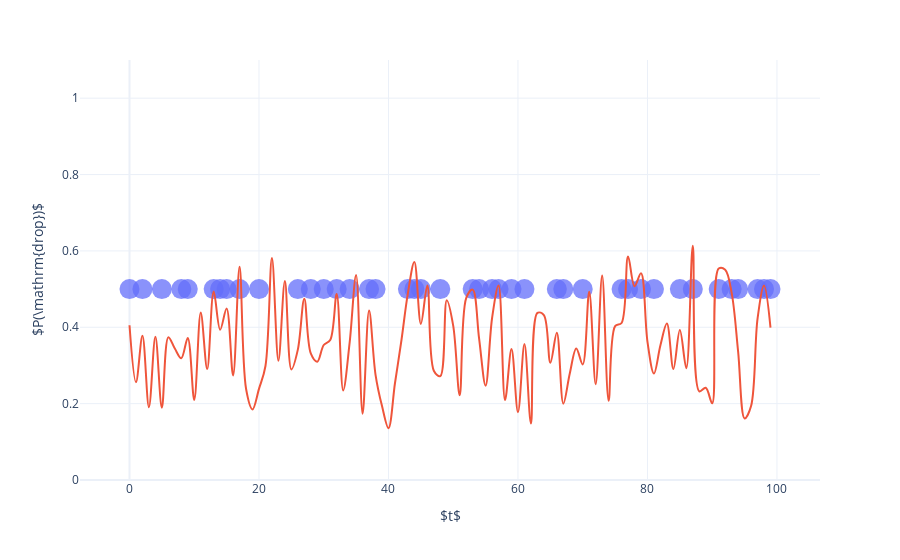

The cell this chart's notebook holds for it:
### Markdown cell above
Let's also take a look at what happens when the sampling time is much slower than the underlying probability fluctuations.

### Code cell
#hide_input
def fast_noise_drops(T):
    p_rnd = noise_array(T,1)*.35 + 0.35   
    return p_rnd

fast = fast_noise_drops(T)
plot_single(fast)

### Figure 1 — Plotly figure (JSON) as saved in the notebook; plotly's stock layout.template omitted (floating-point values rounded to 4 significant figures)
{"data": [{"hovertemplate": "<b>drop</b><br>Time: %{x}<extra></extra>", "legendgroup": "0", "marker": {"color": "#636efa", "opacity": 0.75, "size": 20, "symbol": "circle"}, "mode": "markers", "name": "0", "orientation": "v", "showlegend": true, "type": "scatter", "x": [0, 1, 2, 3, 4, 5, 6, 7, 8, 9, 10, 11, 12, 13, 14, 15, 16, 17, 18, 19, 20, 21, 22, 23, 24, 25, 26, 27, 28, 29, 30, 31, 32, 33, 34, 35, 36, 37, 38, 39, 40, 41, 42, 43, 44, 45, 46, 47, 48, 49, 50, 51, 52, 53, 54, 55, 56, 57, 58, 59, 60, 61, 62, 63, 64, 65, 66, 67, 68, 69, 70, 71, 72, 73, 74, 75, 76, 77, 78, 79, 80, 81, 82, 83, 84, 85, 86, 87, 88, 89, 90, 91, 92, 93, 94, 95, 96, 97, 98, 99], "xaxis": "x", "y": [0.5, -0.5, 0.5, -0.5, -0.5, 0.5, -0.5, -0.5, 0.5, 0.5, -0.5, -0.5, -0.5, 0.5, 0.5, 0.5, -0.5, 0.5, -0.5, -0.5, 0.5, -0.5, -0.5, -0.5, -0.5, -0.5, 0.5, -0.5, 0.5, -0.5, 0.5, -0.5, 0.5, -0.5, 0.5, -0.5, -0.5, 0.5, 0.5, -0.5, -0.5, -0.5, -0.5, 0.5, 0.5, 0.5, -0.5, -0.5, 0.5, -0.5, -0.5, -0.5, -0.5, 0.5, 0.5, -0.5, 0.5, 0.5, -0.5, 0.5, -0.5, 0.5, -0.5, -0.5, -0.5, -0.5, 0.5, 0.5, -0.5, -0.5, 0.5, -0.5, -0.5, -0.5, -0.5, -0.5, 0.5, 0.5, -0.5, 0.5, -0.5, 0.5, -0.5, -0.5, -0.5, 0.5, -0.5, 0.5, -0.5, -0.5, -0.5, 0.5, -0.5, 0.5, 0.5, -0.5, -0.5, 0.5, 0.5, 0.5], "yaxis": "y"}, {"hovertemplate": "<b>P(drop)</b><br>Time: %{x}<br>Probability: %{y:.2f}<extra></extra>", "line": {"shape": "spline"}, "type": "scatter", "x": [0, 1, 2, 3, 4, 5, 6, 7, 8, 9, 10, 11, 12, 13, 14, 15, 16, 17, 18, 19, 20, 21, 22, 23, 24, 25, 26, 27, 28, 29, 30, 31, 32, 33, 34, 35, 36, 37, 38, 39, 40, 41, 42, 43, 44, 45, 46, 47, 48, 49, 50, 51, 52, 53, 54, 55, 56, 57, 58, 59, 60, 61, 62, 63, 64, 65, 66, 67, 68, 69, 70, 71, 72, 73, 74, 75, 76, 77, 78, 79, 80, 81, 82, 83, 84, 85, 86, 87, 88, 89, 90, 91, 92, 93, 94, 95, 96, 97, 98, 99], "y": [0.4053, 0.2559, 0.3779, 0.1906, 0.3751, 0.1895, 0.3739, 0.3442, 0.319, 0.3719, 0.2096, 0.4384, 0.2905, 0.4934, 0.3937, 0.4492, 0.2738, 0.5584, 0.2388, 0.1849, 0.2386, 0.2985, 0.5814, 0.3124, 0.521, 0.2897, 0.3415, 0.4748, 0.3314, 0.31, 0.3535, 0.3664, 0.487, 0.2346, 0.3596, 0.5371, 0.1737, 0.4438, 0.2756, 0.1935, 0.1357, 0.2533, 0.366, 0.4894, 0.5711, 0.4089, 0.5092, 0.2863, 0.272, 0.471, 0.4036, 0.2218, 0.4766, 0.4986, 0.3696, 0.2469, 0.4243, 0.5094, 0.2094, 0.3432, 0.1776, 0.3559, 0.1479, 0.4375, 0.4317, 0.3071, 0.3859, 0.2, 0.279, 0.3447, 0.3027, 0.4932, 0.2509, 0.5353, 0.2075, 0.4032, 0.4113, 0.5851, 0.5074, 0.5415, 0.3619, 0.2788, 0.3528, 0.4097, 0.291, 0.3928, 0.293, 0.6137, 0.2323, 0.2416, 0.2009, 0.5538, 0.5507, 0.4901, 0.3363, 0.1613, 0.1938, 0.4225, 0.5093, 0.399]}], "layout": {"hoverlabel": {"bgcolor": "white", "font": {"size": 14}}, "legend": {"title": {"text": "variable"}, "tracegroupgap": 0}, "margin": {"t": 60}, "showlegend": false, "xaxis": {"anchor": "y", "domain": [0, 1], "title": {"text": "$t$"}}, "yaxis": {"anchor": "x", "domain": [0, 1], "fixedrange": true, "range": [0, 1.1], "title": {"text": "$P(\\mathrm{drop})$"}}}}
